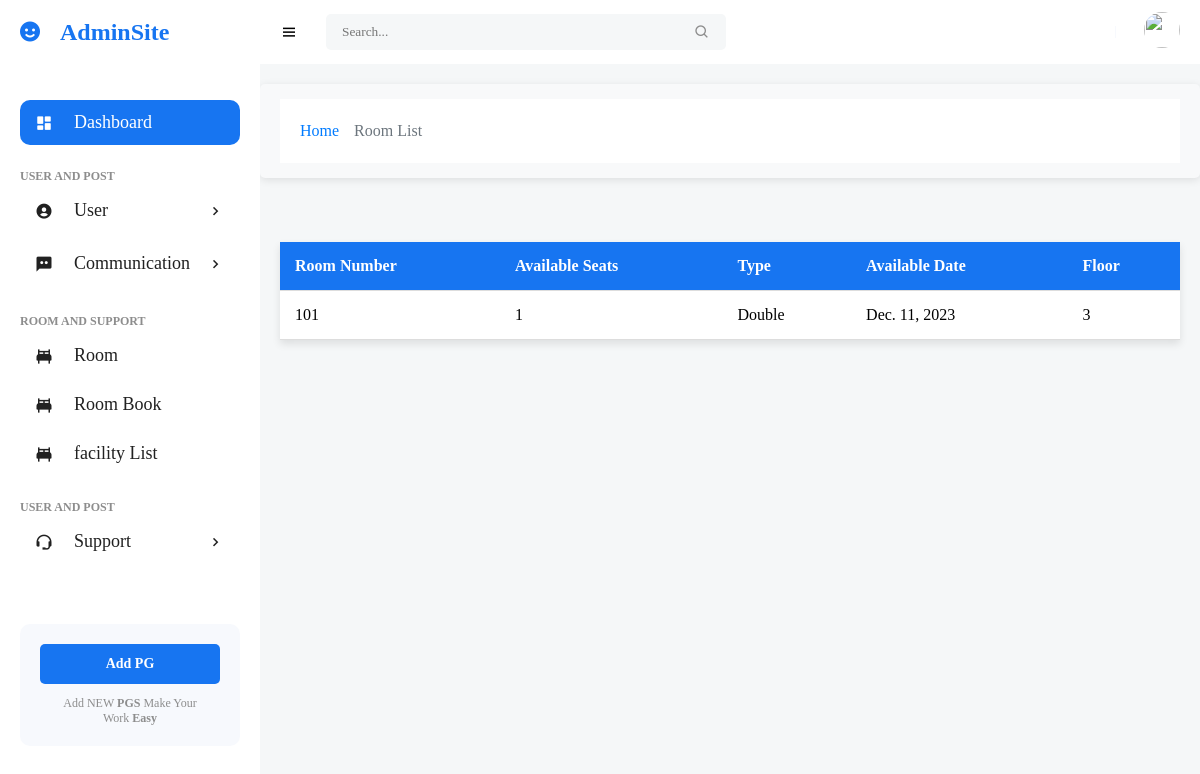
/room/room_list/, run on an earlier commit of the app's database.
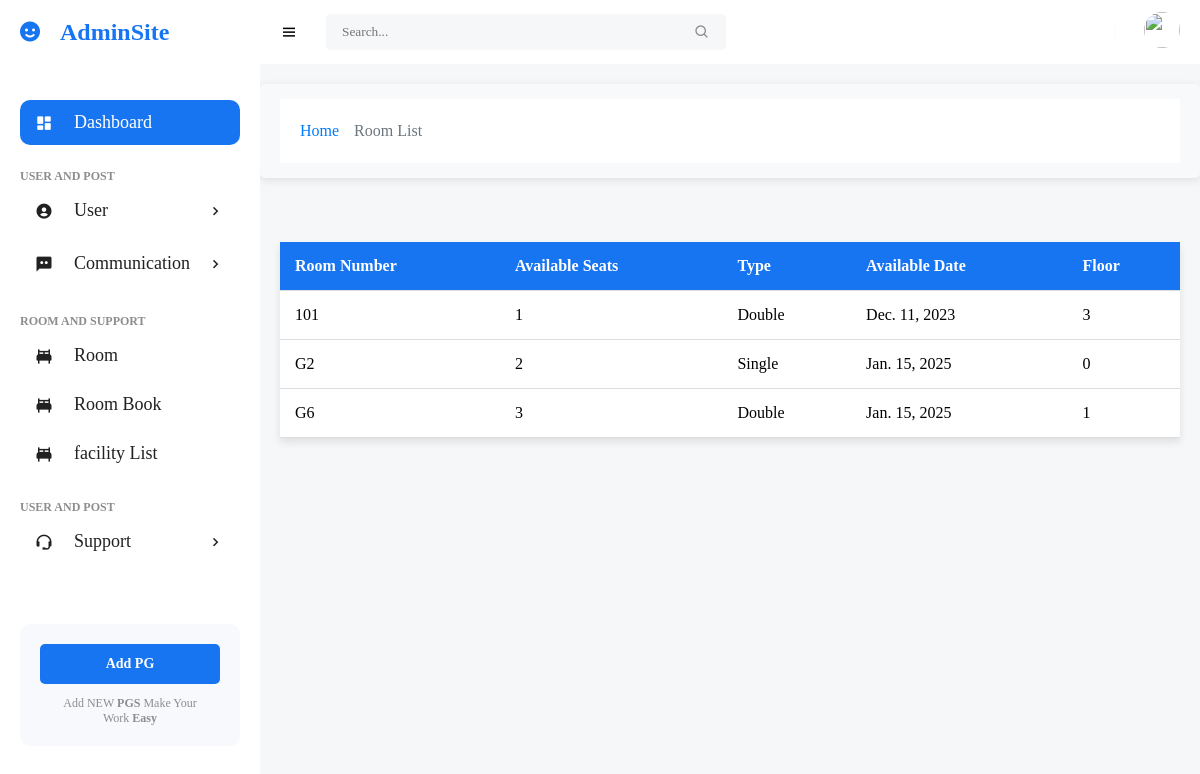
And on a later commit of the database.
### Room_Management/models.py (models this page shows, shortened)
class Room(models.Model):
    room_number = models.CharField(max_length=50)  # Unique identifier for the room
    available_seat = models.IntegerField()  # Number of available seats in the room
    TYPE_CHOICES = [
        ('single', 'Single'),
        ('double', 'Double'),
        ('triple', 'Triple'),
        ('customized', 'Customized'),
    ]
    type = models.CharField(max_length=20, choices=TYPE_CHOICES)  # Type of room
    available_date = models.DateField(null=True, blank=True)  # Date when the room becomes available
    floor = models.IntegerField()  # Floor number where the room is located

### Room_Management/views.py (the view)
# urls.py: path('room_list/', room_list, name='room_list'),
def room_list(request):
    rooms = Room.objects.all()
    return render(request, 'room_list.html', {'rooms': rooms})

### Room_Management/templates/room_list.html (shortened to what this page needs)
{% extends 'base.html' %}
{% block breadcrumb %}
    <li class="breadcrumb-item"><a href="{% url 'home' %}">Home</a></li>
    <li class="breadcrumb-item active" aria-current="page">Room List</li>
{% endblock %}
{% load static %}
{% block content %}
<section class="services py-5 bg-light">
    <div class="container">
        <table class="room-table">
            <thead>
                <tr>
                    <th>Room Number</th>
                    <th>Available Seats</th>
                    <th>Type</th>
                    <th>Available Date</th>
                    <th>Floor</th>
                </tr>
            </thead>
            <tbody>
                {% for room in rooms %}
                <tr>
                    <td>{{ room.room_number }}</td>
                    <td>{{ room.available_seat }}</td>
                    <td>{{ room.get_type_display }}</td>
                    <td>{{ room.available_date }}</td>
                    <td>{{ room.floor }}</td>
                </tr>
                {% empty %}
                <tr>
                    <td colspan="6" class="no-rooms-found">No rooms found.</td>
                </tr>
                {% endfor %}
            </tbody>
        </table>
    </div>
</section>
{% endblock %}

What changed in the data, as far as the page shows it:
added Room: room_number "G2", available_seat "2", type "Single", available_date "Jan. 15, 2025", floor "0"
added Room: room_number "G6", available_seat "3", type "Double", available_date "Jan. 15, 2025", floor "1"
